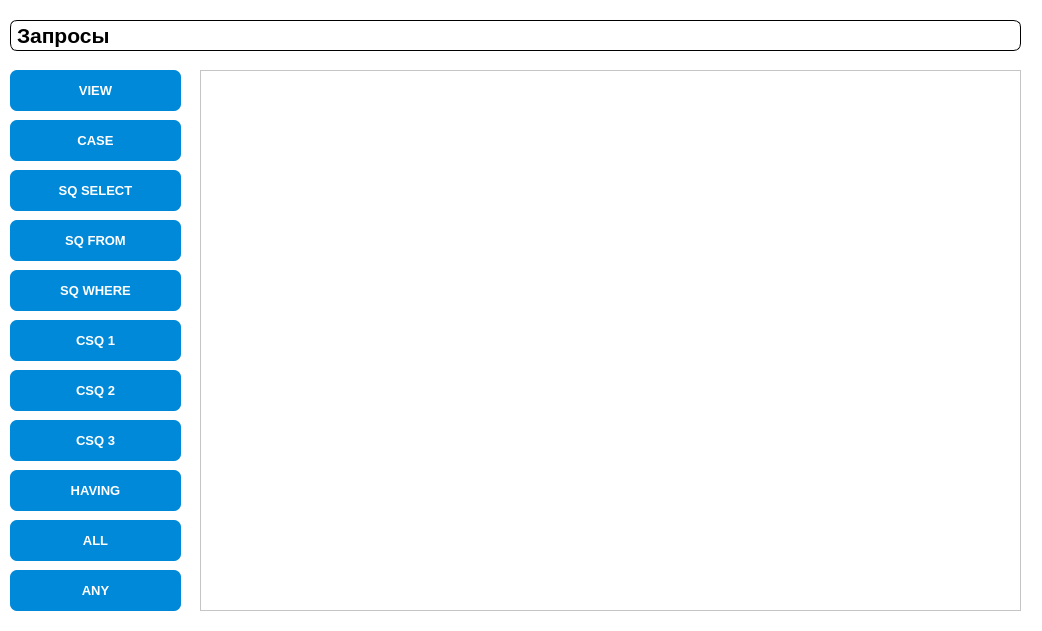
<?xml version="1.0" encoding="UTF-8"?>
<ui version="4.0">
 <class>query</class>
 <widget class="QWidget" name="query">
  <property name="geometry">
   <rect>
    <x>0</x>
    <y>0</y>
    <width>1042</width>
    <height>631</height>
   </rect>
  </property>
  <property name="windowTitle">
   <string>Form</string>
  </property>
  <property name="styleSheet">
   <string notr="true">background-color: rgb(255, 255, 255);</string>
  </property>
  <widget class="QTableView" name="tableViewQuery">
   <property name="geometry">
    <rect>
     <x>200</x>
     <y>70</y>
     <width>821</width>
     <height>541</height>
    </rect>
   </property>
  </widget>
  <widget class="QLabel" name="label_2">
   <property name="geometry">
    <rect>
     <x>10</x>
     <y>20</y>
     <width>1011</width>
     <height>31</height>
    </rect>
   </property>
   <property name="font">
    <font>
     <pointsize>16</pointsize>
     <bold>true</bold>
    </font>
   </property>
   <property name="styleSheet">
    <string notr="true">border-width: 1px;
    border-style: solid;
    border-color: black;
	border-radius: 7px;</string>
   </property>
   <property name="text">
    <string>Запросы</string>
   </property>
  </widget>
  <widget class="QPushButton" name="pushButtonView">
   <property name="geometry">
    <rect>
     <x>10</x>
     <y>70</y>
     <width>171</width>
     <height>41</height>
    </rect>
   </property>
   <property name="font">
    <font>
     <pointsize>10</pointsize>
     <bold>true</bold>
    </font>
   </property>
   <property name="styleSheet">
    <string notr="true">QPushButton{
	background-color: #0089D9;
	border: none;
	color: white;
	border-radius: 7px;
}

QPushButton:pressed{
	background: #00598C;}</string>
   </property>
   <property name="text">
    <string>VIEW</string>
   </property>
  </widget>
  <widget class="QPushButton" name="pushButtonAny">
   <property name="geometry">
    <rect>
     <x>10</x>
     <y>570</y>
     <width>171</width>
     <height>41</height>
    </rect>
   </property>
   <property name="font">
    <font>
     <pointsize>10</pointsize>
     <bold>true</bold>
    </font>
   </property>
   <property name="styleSheet">
    <string notr="true">QPushButton{
	background-color: #0089D9;
	border: none;
	color: white;
	border-radius: 7px;
}

QPushButton:pressed{
	background: #00598C;}</string>
   </property>
   <property name="text">
    <string>ANY</string>
   </property>
  </widget>
  <widget class="QPushButton" name="pushButtonCase">
   <property name="geometry">
    <rect>
     <x>10</x>
     <y>120</y>
     <width>171</width>
     <height>41</height>
    </rect>
   </property>
   <property name="font">
    <font>
     <pointsize>10</pointsize>
     <bold>true</bold>
    </font>
   </property>
   <property name="styleSheet">
    <string notr="true">QPushButton{
	background-color: #0089D9;
	border: none;
	color: white;
	border-radius: 7px;
}

QPushButton:pressed{
	background: #00598C;}</string>
   </property>
   <property name="text">
    <string>CASE</string>
   </property>
  </widget>
  <widget class="QPushButton" name="pushButtonSqSelect">
   <property name="geometry">
    <rect>
     <x>10</x>
     <y>170</y>
     <width>171</width>
     <height>41</height>
    </rect>
   </property>
   <property name="font">
    <font>
     <pointsize>10</pointsize>
     <bold>true</bold>
    </font>
   </property>
   <property name="styleSheet">
    <string notr="true">QPushButton{
	background-color: #0089D9;
	border: none;
	color: white;
	border-radius: 7px;
}

QPushButton:pressed{
	background: #00598C;}</string>
   </property>
   <property name="text">
    <string>SQ SELECT</string>
   </property>
  </widget>
  <widget class="QPushButton" name="pushButtonAll">
   <property name="geometry">
    <rect>
     <x>10</x>
     <y>520</y>
     <width>171</width>
     <height>41</height>
    </rect>
   </property>
   <property name="font">
    <font>
     <pointsize>10</pointsize>
     <bold>true</bold>
    </font>
   </property>
   <property name="styleSheet">
    <string notr="true">QPushButton{
	background-color: #0089D9;
	border: none;
	color: white;
	border-radius: 7px;
}

QPushButton:pressed{
	background: #00598C;}</string>
   </property>
   <property name="text">
    <string>ALL</string>
   </property>
  </widget>
  <widget class="QPushButton" name="pushButtonHaving">
   <property name="geometry">
    <rect>
     <x>10</x>
     <y>470</y>
     <width>171</width>
     <height>41</height>
    </rect>
   </property>
   <property name="font">
    <font>
     <pointsize>10</pointsize>
     <bold>true</bold>
    </font>
   </property>
   <property name="styleSheet">
    <string notr="true">QPushButton{
	background-color: #0089D9;
	border: none;
	color: white;
	border-radius: 7px;
}

QPushButton:pressed{
	background: #00598C;}</string>
   </property>
   <property name="text">
    <string>HAVING</string>
   </property>
  </widget>
  <widget class="QPushButton" name="pushButtonCSQ3">
   <property name="geometry">
    <rect>
     <x>10</x>
     <y>420</y>
     <width>171</width>
     <height>41</height>
    </rect>
   </property>
   <property name="font">
    <font>
     <pointsize>10</pointsize>
     <bold>true</bold>
    </font>
   </property>
   <property name="styleSheet">
    <string notr="true">QPushButton{
	background-color: #0089D9;
	border: none;
	color: white;
	border-radius: 7px;
}

QPushButton:pressed{
	background: #00598C;}</string>
   </property>
   <property name="text">
    <string>CSQ 3</string>
   </property>
  </widget>
  <widget class="QPushButton" name="pushButtonCSQ2">
   <property name="geometry">
    <rect>
     <x>10</x>
     <y>370</y>
     <width>171</width>
     <height>41</height>
    </rect>
   </property>
   <property name="font">
    <font>
     <pointsize>10</pointsize>
     <bold>true</bold>
    </font>
   </property>
   <property name="styleSheet">
    <string notr="true">QPushButton{
	background-color: #0089D9;
	border: none;
	color: white;
	border-radius: 7px;
}

QPushButton:pressed{
	background: #00598C;}</string>
   </property>
   <property name="text">
    <string>CSQ 2</string>
   </property>
  </widget>
  <widget class="QPushButton" name="pushButtonCSQ1">
   <property name="geometry">
    <rect>
     <x>10</x>
     <y>320</y>
     <width>171</width>
     <height>41</height>
    </rect>
   </property>
   <property name="font">
    <font>
     <pointsize>10</pointsize>
     <bold>true</bold>
    </font>
   </property>
   <property name="styleSheet">
    <string notr="true">QPushButton{
	background-color: #0089D9;
	border: none;
	color: white;
	border-radius: 7px;
}

QPushButton:pressed{
	background: #00598C;}</string>
   </property>
   <property name="text">
    <string>CSQ 1</string>
   </property>
  </widget>
  <widget class="QPushButton" name="pushButtonSqWhere">
   <property name="geometry">
    <rect>
     <x>10</x>
     <y>270</y>
     <width>171</width>
     <height>41</height>
    </rect>
   </property>
   <property name="font">
    <font>
     <pointsize>10</pointsize>
     <bold>true</bold>
    </font>
   </property>
   <property name="styleSheet">
    <string notr="true">QPushButton{
	background-color: #0089D9;
	border: none;
	color: white;
	border-radius: 7px;
}

QPushButton:pressed{
	background: #00598C;}</string>
   </property>
   <property name="text">
    <string>SQ WHERE</string>
   </property>
  </widget>
  <widget class="QPushButton" name="pushButtonSqFrom">
   <property name="geometry">
    <rect>
     <x>10</x>
     <y>220</y>
     <width>171</width>
     <height>41</height>
    </rect>
   </property>
   <property name="font">
    <font>
     <pointsize>10</pointsize>
     <bold>true</bold>
    </font>
   </property>
   <property name="styleSheet">
    <string notr="true">QPushButton{
	background-color: #0089D9;
	border: none;
	color: white;
	border-radius: 7px;
}

QPushButton:pressed{
	background: #00598C;}</string>
   </property>
   <property name="text">
    <string>SQ FROM</string>
   </property>
  </widget>
 </widget>
 <resources/>
 <connections/>
</ui>
